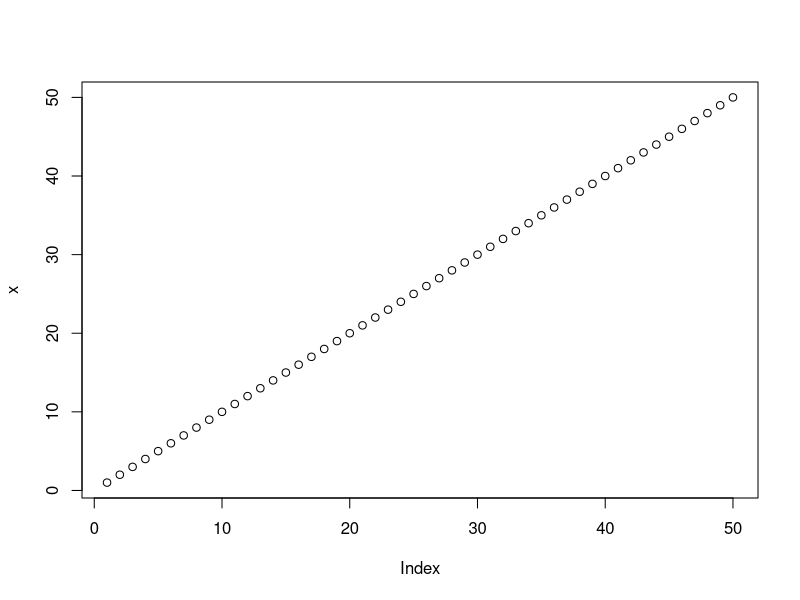
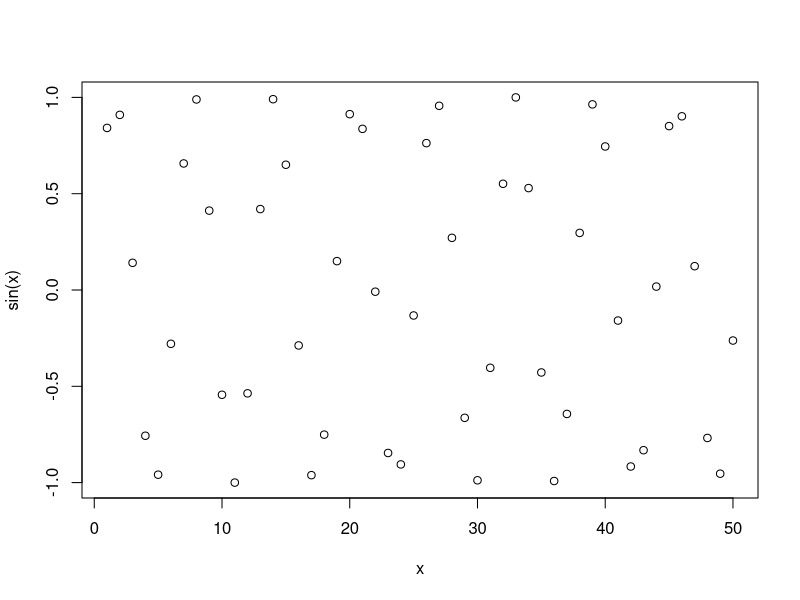
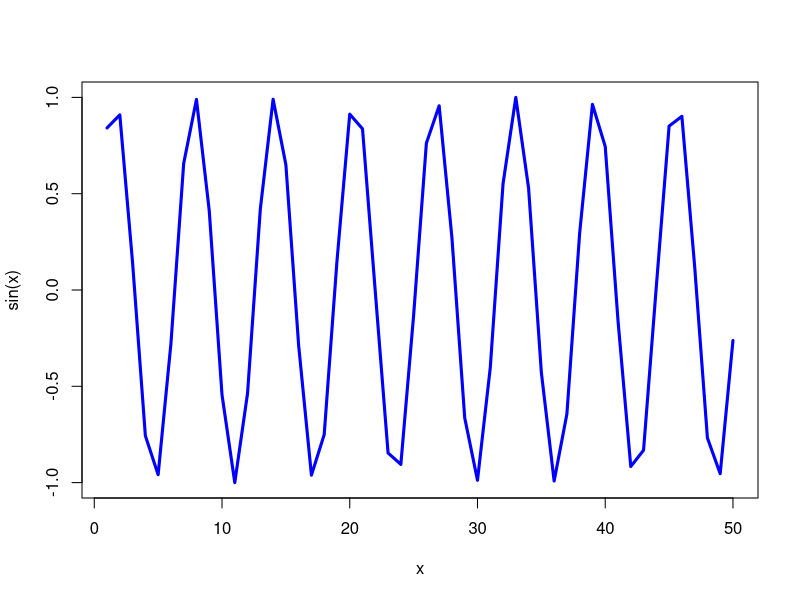

The R source for these figures, in order:
#' ---
#' title: "Class 4 First Steps with R"
#' author: "Josephine Alexandra"
#' ---


# Class 4 my first R script
x <- 1:50
plot(x)
plot(x, sin(x))
plot(x, sin(x), typ="l", col="blue", lwd=3)
